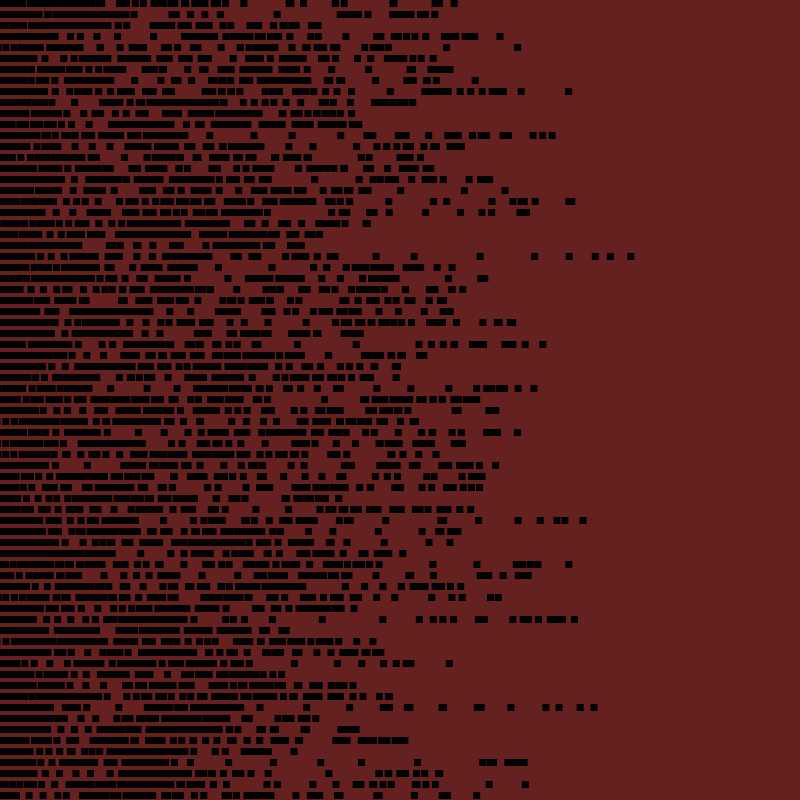
Frame 1 (no input)
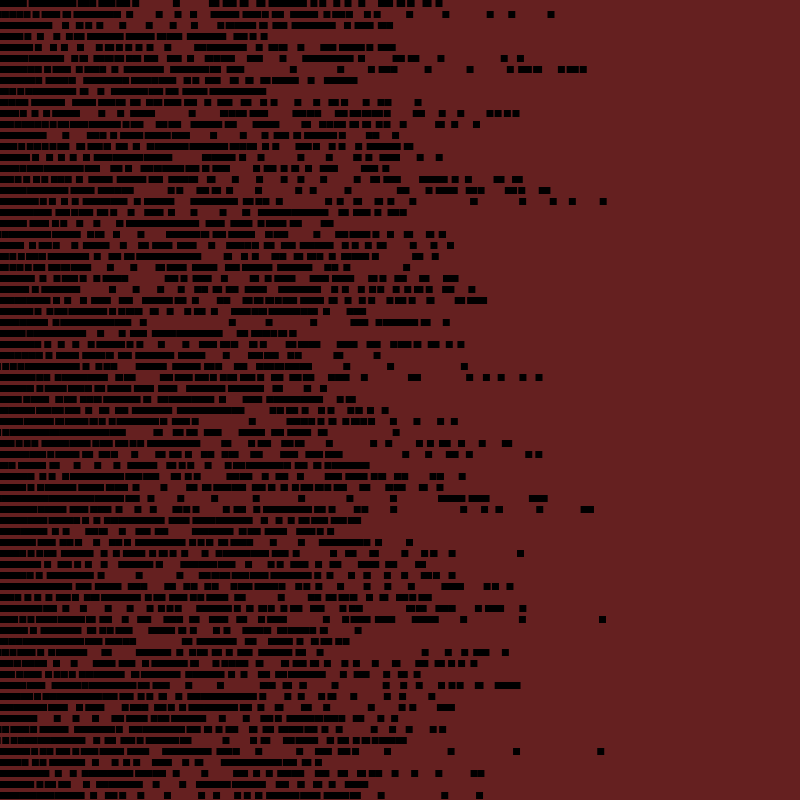
Frame 60 (the mouse pressed at the canvas centre just before this capture)
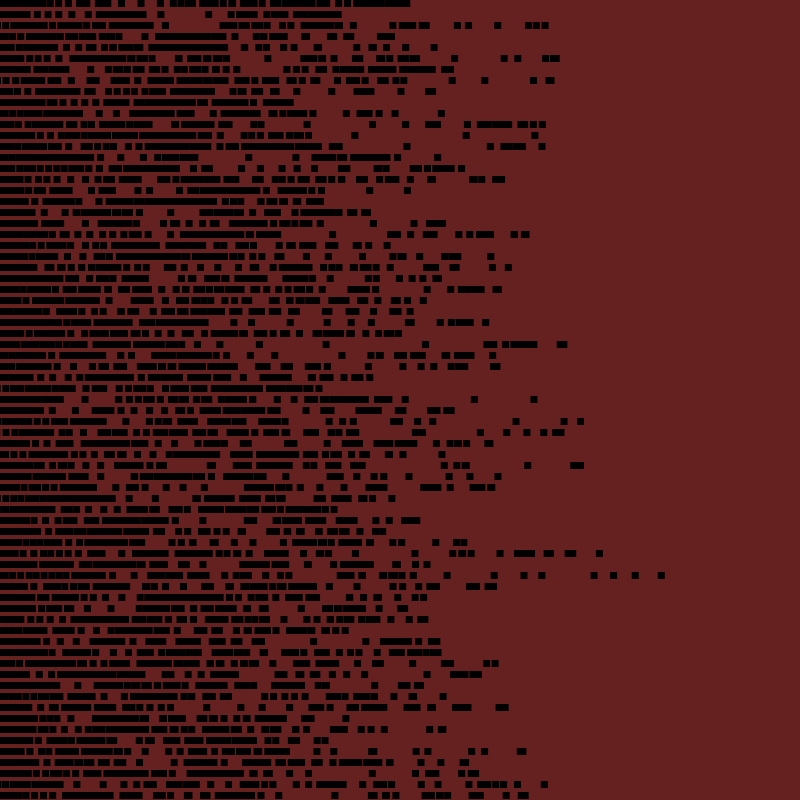
Frame 120 (the mouse held since frame 60 and released just before this capture)

The Processing sketch that drew these frames (run headless with seeded random() and noise(); from frame 60 on, the mouse is pressed at the canvas centre):

// Processing sketch: processing_132615
// ── processing_132615.pde

float rectX = 0;
float distX;
float easing = -5.25;
float a = 0;

void setup() {
  size(800, 800);
  frameRate (760);
}

void draw() {
   background(#5B1212);
  fill(255, 15);
  noStroke();
  rect(0, 0, width, height);

  rectX += (distX - rectX)*easing;
  distX = 0;

  for (int i=0; i<height; i+=11) {
    for (int j = -width; j<width; j+=11) {
      fill(#000000);
      float tempP = noise(a);
      a+=0.1;
    //  println(tempP);
      rect(tempP*j+rectX*j/4, i, 7, 7);
     
      if (a>100000) a =0;
    }
  }
}
